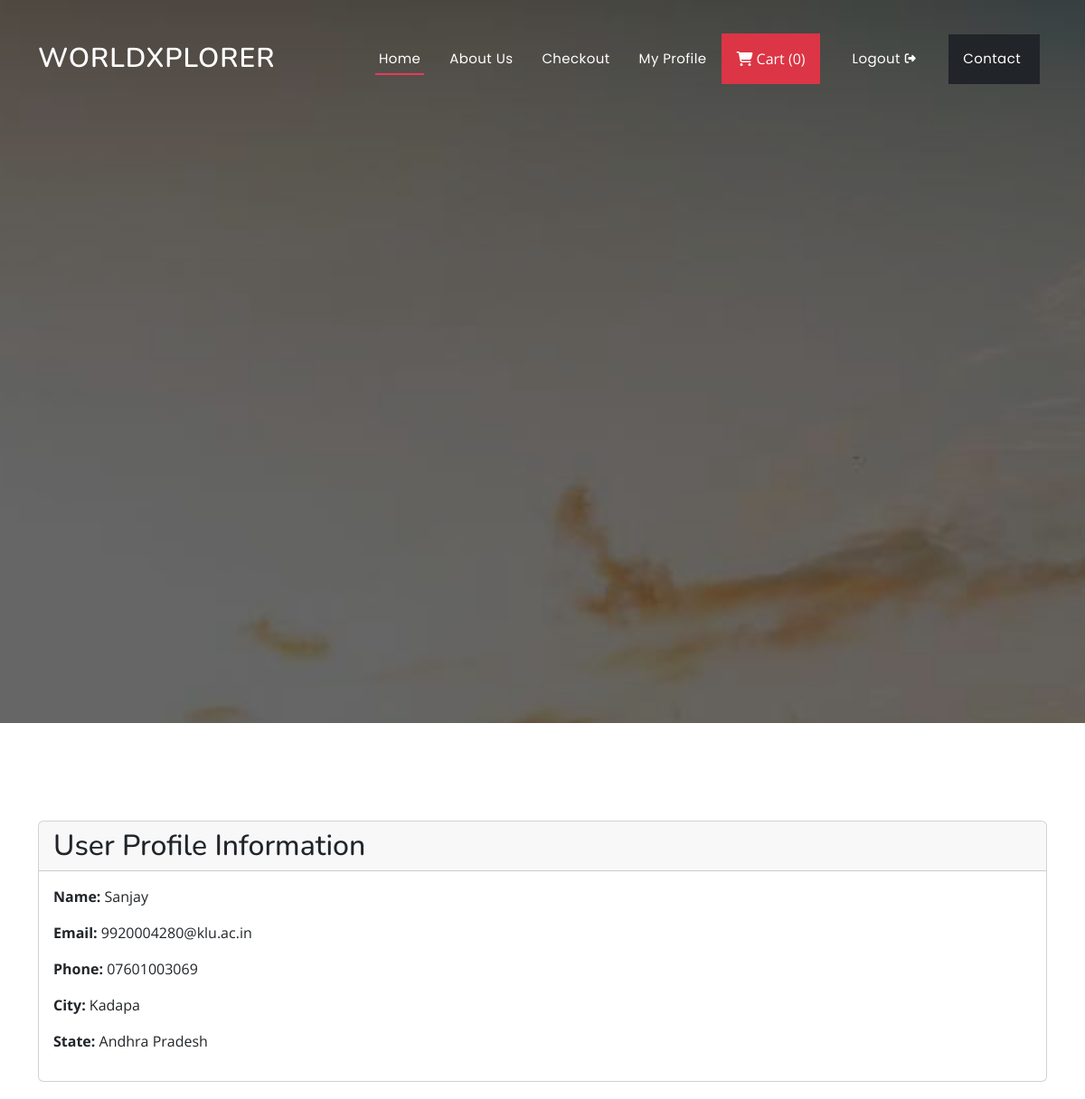
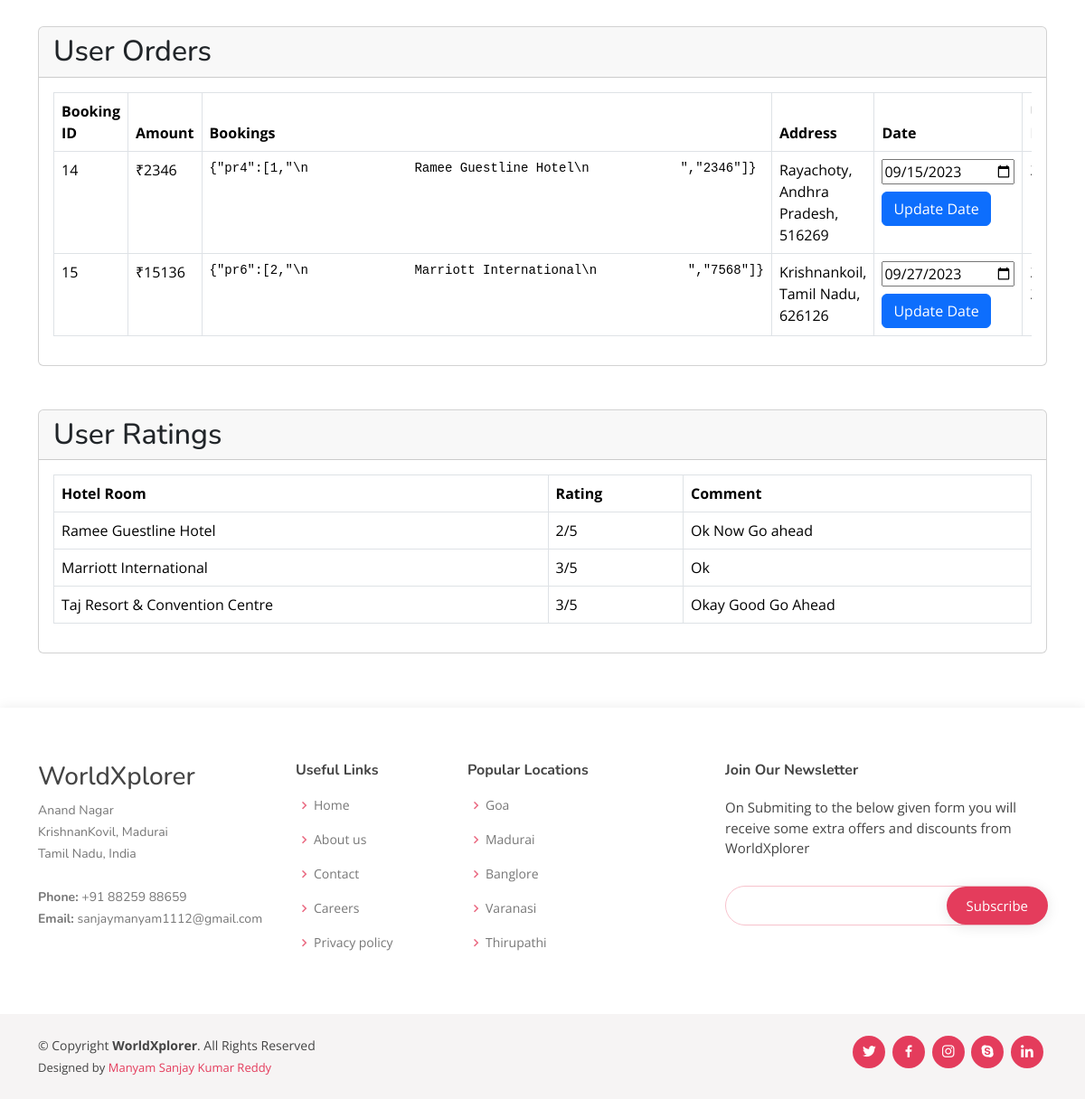
Page /auth/profile/ (signed in) on the committed database (2 pictures, top to bottom).
### authapp/models.py (models this page shows, shortened)
class UserProfile(models.Model):
    user = models.OneToOneField(User, on_delete=models.CASCADE)
    name = models.CharField(max_length=100)
    phone_number = models.CharField(max_length=15)
    city = models.CharField(max_length=100)
    state = models.CharField(max_length=100)

### ecommerceapp/models.py (models this page shows, shortened)
class Orders(models.Model):
    order_id = models.AutoField(primary_key=True)
    items_json =  models.CharField(max_length=5000)
    amount = models.IntegerField(default=0)
    name = models.CharField(max_length=90)
    email = models.CharField(max_length=90)
    address1 = models.CharField(max_length=200)
    address2 = models.CharField(max_length=200)
    city = models.CharField(max_length=100)
    state = models.CharField(max_length=100)
    zip_code = models.CharField(max_length=100)
    oid=models.CharField(max_length=150,blank=True)
    amountpaid=models.CharField(max_length=500,blank=True,null=True)
    paymentstatus=models.CharField(max_length=20,blank=True)
    phone = models.CharField(max_length=100,default="")
    appointment_date = models.DateField(null=True, blank=True)
    updated_appointment_date = models.DateField(null=True, blank=True)

class Rating(models.Model):
    room = models.ForeignKey(RoomType, on_delete=models.CASCADE)
    user = models.ForeignKey(User, on_delete=models.CASCADE)
    rating = models.IntegerField()
    comment = models.TextField(max_length=500)
    created_at = models.DateTimeField(auto_now_add=True)

class RoomType(models.Model):
    room_id = models.AutoField
    room_name = models.CharField(max_length=100)
    category = models.CharField(max_length=100, default="")
    subcategory = models.CharField(max_length=50, default="")
    price = models.IntegerField(default=0)
    desc = models.CharField(max_length=1000)
    image = models.ImageField(upload_to='images/images', default="")
    image1 = models.ImageField(upload_to='images/additional-images', default="")
    image2 = models.ImageField(upload_to='images/additional-images', default="")
    image3 = models.ImageField(upload_to='images/additional-images', default="")
    image4 = models.ImageField(upload_to='images/additional-images', default="")
    image5 = models.ImageField(upload_to='images/additional-images', default="")
    image6 = models.ImageField(upload_to='images/additional-images', default="")

### authapp/views.py (the view)
# urls.py: path('profile/', views.user_profile_details, name='user_profile_details'),
def user_profile_details(request):
    if request.user.is_authenticated:
        user_profile = UserProfile.objects.get(user=request.user)
        user_orders = Orders.objects.filter(email=request.user.email)
        order_updates = {}
        for order in user_orders:
            updates = OrderUpdate.objects.filter(order_id=order.order_id)
            order_updates[order] = updates
        user_ratings = Rating.objects.filter(user=request.user)
        context = {
            'user_profile': user_profile,
            'user_orders': user_orders,
            'order_updates': order_updates,
            'user_ratings': user_ratings,
        }
        return render(request, 'profile.html', context)
    else:
        return render(request, 'login.html')

### templates/profile.html (shortened to what this page needs)
{% extends 'base.html' %}
{% block body %}
<section id="profile" class="container mt-5">
    <div class="card">
        <div class="card-header">
            <h2 class="mb-0">User Profile Information</h2>
        </div>
        <div class="card-body">
            <p><strong>Name:</strong> {{ user_profile.name }}</p>
            <p><strong>Email:</strong> {{ user_profile.user.email }}</p>
            <p><strong>Phone:</strong> {{ user_profile.phone_number }}</p>
            <p><strong>City:</strong> {{ user_profile.city }}</p>
            <p><strong>State:</strong> {{ user_profile.state }}</p>
        </div>
    </div>
    <div class="card mt-5">
        <div class="card-header">
            <h2 class="mb-0">User Orders</h2>
        </div>
        <div class="card-body">
            <div class="table-responsive">
<table class="table table-bordered">
    <thead>
        <tr>
            <th>Booking ID</th>
            <th>Amount</th>
            <th>Bookings</th>
            <th>Address</th>
            <th>Date</th>
            <th>Updated Date</th>
        </tr>
    </thead>
    <tbody>
        {% for order in user_orders %}
        <tr>
            <td>{{ order.order_id }}</td>
            <td>₹{{ order.amount }}</td>
            <td>
                <pre>{{ order.items_json|safe }}</pre>
            </td>
            <td> {{ order.city }}, {{ order.state }}, {{ order.zip_code }}</td>
            <td>
                <form method="post" action="{% url 'update_appointment_date' order.order_id %}">
                    <div class="d-flex flex-column align-items-start">
                        <input type="date" name="appointment_date" value="{{ order.appointment_date|date:'Y-m-d' }}" class="mb-2">
                        <button type="submit" class="btn btn-primary">Update Date</button>
                    </div>
                </form>
            </td>
            <td>
            </td>
        </tr>
        {% endfor %}
    </tbody>
</table>
            </div>
        </div>
    </div>
    <div class="card mt-5">
        <div class="card-header">
            <h2 class="mb-0">User Ratings</h2>
        </div>
        <div class="card-body">
            <div class="table-responsive">
                <table class="table table-bordered">
                    <thead>
                        <tr>
                            <th>Hotel Room</th>
                            <th>Rating</th>
                            <th>Comment</th>
                        </tr>
                    </thead>
                    <tbody>
                        {% for rating in user_ratings %}
                        <tr>
                            <td>{{ rating.room.room_name }}</td>
                            <td>{{ rating.rating }}/5</td>
                            <td>{{ rating.comment }}</td>
                        </tr>
                        {% endfor %}
                    </tbody>
                </table>
            </div>
        </div>
    </div>
</section>
{% endblock body %}

### static/assets/css/style.css (style rules this page uses)
body { font-family: "Open Sans", sans-serif; color: #444444; }
h1, h2, h3, h4, h5, h6 { font-family: "Nunito", sans-serif; }
section { padding: 60px 0; overflow: hidden; }

### rows in the picture
UserProfile: name "Sanjay", user.email "9920004280@klu.ac.in", phone_number "07601003069", city "Kadapa", state "Andhra Pradesh"
Orders: order_id "14", amount "2346", items_json "{\"pr4\":[1,\"\\n Ramee Guestline Hotel\\n \",\"2346\"]}", city "Rayachoty", state "Andhra Pradesh", zip_code "516269", appointment_date "09/15/2023"
Orders: order_id "15", amount "15136", items_json "{\"pr6\":[2,\"\\n Marriott International\\n \",\"7568\"]}", city "Krishnankoil", state "Tamil Nadu", zip_code "626126", appointment_date "09/27/2023"
Rating: room.room_name "Ramee Guestline Hotel", rating "2", comment "Ok Now Go ahead"
Rating: room.room_name "Marriott International", rating "3", comment "Ok"
Rating: room.room_name "Taj Resort & Convention Centre", rating "3", comment "Okay Good Go Ahead"
